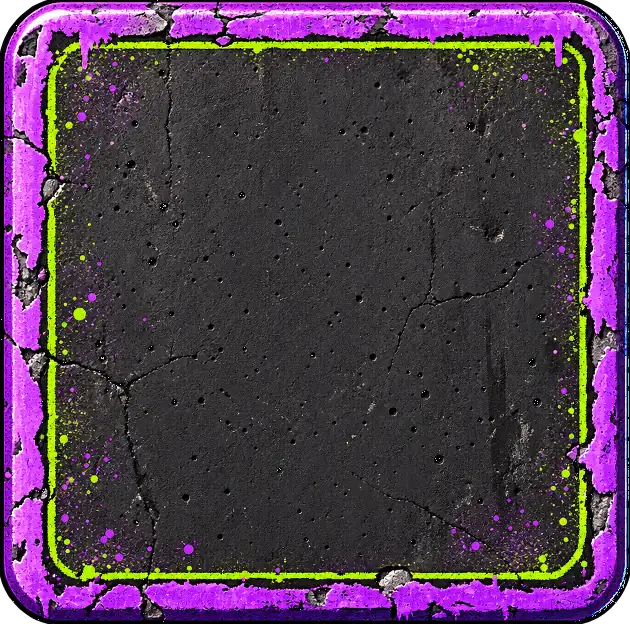
#> input picture frontend/assets/auto_box.webp, 630 x 624 px, given in place of auto_box.webp.png, which was not available
$ python make_rims.py ../../frontend/assets/auto_box.webp
#> lines starting #> are read from the running program, lines starting #| are printed output that depends on the picture; after the words box and inside, x2 and y2 are one past the last pixel; in counts of white or black regions, pixels touching at a corner belong together; pictures that were not available may be replaced by others from this repository, and a replacement may not be noted
"""Inputs for the live spray rims (frontend/sprayrim.js): for every piece of art with the sprayed
outline, the art without its outline, and the outline's shape as a distance field.

Since 2026-10-27 the pieces are redrawn charcoal plates (art/ui-src/<name>.png, laid exactly over
the art they replaced, which is kept as <name>_v1.png). The plate's shape still comes from the
_v1 art - the old grey plate inside its blue outline - so the fields, the bands and rims.json are
what they were; the cut art comes from the redraw's lossless source.

  python tools/sprayrim/make_rims.py [name ...]

For each name in RIMS:
  art/ui-src/<name>.png (the art at its own size: the mask and the field come from it) and
  frontend/assets/<name>.webp (the high-res pass of the same art) ->
    frontend/assets/rim/<name>.webp      the art with its blue outline cut away: the grey plate
                                         and whatever is painted on it (the live rim is drawn
                                         round the plate's edge instead)
    frontend/assets/rim/<name>_sdf.png   the plate's edge as a signed distance field, over the
                                         art padded by PAD on every side, at half size: grey 128
                                         is the edge, +1 per STEP source px outside, -1 inside
    frontend/assets/rim/rims.json        {name: {w, h, pad, step, scale, band}}: band is the old
                                         outline's width in source px, which the live rim keeps
  and, only with --plate, frontend/assets/plate_grey.webp, the bonus panel's plate edge to edge
  (the see-through backing behind the board's reels; from the charcoal redraw now, so it is left
  alone unless asked for)

The plate is the art's big grey area with everything it encloses (glyphs, specks, a hollow
middle like the volume tube's); the field is taken from that filled shape, the cut image keeps
the art's own transparency, so a hollow stays hollow.
"""
import json, os, sys
import numpy as np
import cv2
from PIL import Image

ROOT = os.path.dirname(os.path.dirname(os.path.dirname(os.path.abspath(__file__))))
SRC = os.path.join(ROOT, "art", "ui-src")
ASSETS = os.path.join(ROOT, "frontend", "assets")
OUT = os.path.join(ASSETS, "rim")
STEP = 2.0        # source px per field step: +-127 steps = +-254 source px
SCALE = .5        # the field is stored at half the source size (it is smooth; the GPU interpolates)

RIMS = ["bonus_panel", "feature_box", "info_panel", "auto_box", "win_box", "vol_frame", "hud_bar", "hud_menu",
        "hud_audio", "hud_rapid", "hud_rapid_on", "hud_auto", "hud_minus", "hud_plus", "hud_hex"]
# WebP quality of the cut art: the 2026-10-27 charcoal plates carry fine concrete grain that costs
# bytes at 88 and looks the same at these on the big plates (drawn at about half their pixels)
QUALITY = {"bonus_panel": 74, "info_panel": 72, "feature_box": 76, "auto_box": 76, "win_box": 78, "hud_bar": 82, "hud_hex": 82}


def plate_mask(a):
    rgb, al = a[..., :3], a[..., 3]
    sat = rgb.max(-1) - rgb.min(-1)
    lum = rgb @ np.array([.3, .59, .11], np.float32)
    grey = (al > .6) & (sat < .14) & (lum > .12)
    H, W = grey.shape
    k = max(3, int(round(min(W, H) * .02)) | 1)
    m = cv2.morphologyEx(grey.astype(np.uint8), cv2.MORPH_CLOSE, cv2.getStructuringElement(cv2.MORPH_ELLIPSE, (k, k)))
    n, lab, st, _ = cv2.connectedComponentsWithStats(m, 8)
    i = 1 + int(np.argmax(st[1:, cv2.CC_STAT_AREA]))
    m = (lab == i).astype(np.uint8)
    ff = np.pad(m, 1); mask = np.zeros((H + 4, W + 4), np.uint8)
    cv2.floodFill(ff, mask, (0, 0), 2)
    filled = ff[1:-1, 1:-1] != 2
    # a smooth edge: the grey's grain and the dither leave it ragged
    return cv2.GaussianBlur(filled.astype(np.float32), (0, 0), max(1.0, min(W, H) * .004)) > .5


def premul_resize(im, size):
    """Lanczos with premultiplied alpha, so no dark fringe comes in from the transparent pixels."""
    if im.size == tuple(size):
        return im
    a = np.asarray(im).astype(np.float32)
    al = a[..., 3:4] / 255
    p = np.concatenate([a[..., :3] * al, a[..., 3:4]], -1)
    p = np.stack([np.asarray(Image.fromarray(p[..., i], "F").resize(size, Image.LANCZOS)) for i in range(4)], -1)
    al = np.clip(p[..., 3:4], 0, 255) / 255
    rgb = np.where(al > 1e-3, p[..., :3] / np.maximum(al, 1e-3), 0)
    return Image.fromarray(np.concatenate([rgb, al * 255], -1).clip(0, 255).round().astype(np.uint8), "RGBA")


def mask_source(name):
    """The plate's shape comes from the art as it was drawn round the old grey plate: a redrawn piece
    (2026-10-27) keeps that art as <name>_v1.png and is laid exactly over it, so the field, the band
    and the cut stay what they were whatever the new paint is."""
    v1 = os.path.join(SRC, name + "_v1.png")
    return v1 if os.path.exists(v1) else os.path.join(SRC, name + ".png")


def make(name):
    a = np.asarray(Image.open(mask_source(name)).convert("RGBA")).astype(np.float32) / 255
    H, W = a.shape[:2]
    m = plate_mask(a)
    # the old outline's width: how far its paint reaches out from the plate
    vis = a[..., 3] > .5
    dist_out = cv2.distanceTransform((~m).astype(np.uint8), cv2.DIST_L2, 5)
    rim = vis & ~m & (dist_out < .12 * min(W, H))
    band = float(np.percentile(dist_out[rim], 85)) if rim.any() else .03 * min(W, H)
    # the field, over the art padded on every side
    pad = int(min(250 * STEP / 2, max(48, .28 * max(W, H))))
    mp = np.pad(m, pad)
    dout = cv2.distanceTransform((~mp).astype(np.uint8), cv2.DIST_L2, 5)
    din = cv2.distanceTransform(mp.astype(np.uint8), cv2.DIST_L2, 5)
    sd = np.where(mp, -(din - .5), dout - .5)
    v = np.clip(128 + sd / STEP, 0, 255)
    small = cv2.resize(v, (round(mp.shape[1] * SCALE), round(mp.shape[0] * SCALE)), interpolation=cv2.INTER_AREA)
    os.makedirs(OUT, exist_ok=True)
    Image.fromarray(small.round().astype(np.uint8), "L").save(os.path.join(OUT, name + "_sdf.png"), optimize=True)
    # the art without its outline, at the high-res pass's size, with a soft edge
    hi = Image.open(os.path.join(ASSETS, name + ".webp")).convert("RGBA")
    if mask_source(name).endswith("_v1.png"):   # a redraw: cut from its lossless source, not the shipped WebP
        hi = premul_resize(Image.open(os.path.join(SRC, name + ".png")).convert("RGBA"), hi.size)
    k = hi.width / W
    mh = cv2.resize(m.astype(np.float32), hi.size, interpolation=cv2.INTER_LINEAR)
    mh = np.clip((cv2.GaussianBlur(mh, (0, 0), .9 * k) - .5) * 2.5 + .5, 0, 1)
    px = np.asarray(hi).astype(np.float32)
    px[..., 3] *= mh
    px[px[..., 3] < 1, :3] = 0
    Image.fromarray(px.round().astype(np.uint8), "RGBA").save(os.path.join(OUT, name + ".webp"), "WEBP", quality=QUALITY.get(name, 88), alpha_quality=100, method=6)
    return {"w": W, "h": H, "pad": pad, "step": STEP, "scale": SCALE, "band": round(band, 2)}


def plate_texture():
    a = np.asarray(Image.open(mask_source("bonus_panel")).convert("RGBA")).astype(np.float32) / 255
    m = plate_mask(a)
    hi = Image.open(os.path.join(ASSETS, "bonus_panel.webp")).convert("RGBA")
    k = hi.width / a.shape[1]
    ys, xs = np.nonzero(cv2.erode(m.astype(np.uint8), np.ones((41, 41), np.uint8)))
    box = (int(xs.min() * k), int(ys.min() * k), int(xs.max() * k), int(ys.max() * k))
    hi.crop(box).convert("RGB").save(os.path.join(ASSETS, "plate_grey.webp"), "WEBP", quality=82, method=6)


def main(argv):
    # plate_grey.webp (the board's backing) is cut from whatever bonus_panel.webp is now - since the
    # 2026-10-27 redraw that is the charcoal plate, not the grey one - so it is only remade on request
    if "--plate" in argv:
        plate_texture()
    argv = [a for a in argv if not a.startswith("--")]
    names = argv or RIMS
    meta_path = os.path.join(OUT, "rims.json")
    meta = json.load(open(meta_path, encoding="utf-8")) if os.path.exists(meta_path) else {}
    for n in names:
        meta[n] = make(n)
#> in plate_mask, `grey = (al > .6) & (sat < .14) & (lum > .12)`:
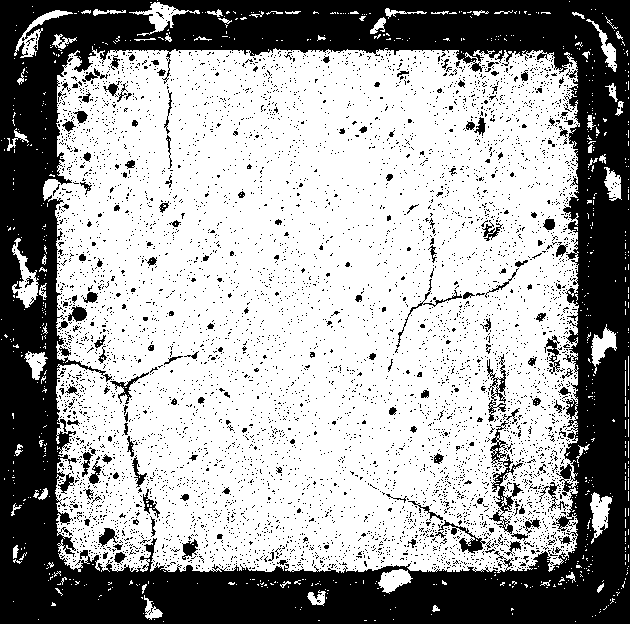
#> grey: shape (624, 630) bool; 64% white; 6193 black regions (6036 under 20 px), largest, box (x1, y1, x2, y2) and area: (0, 0, 630, 624) 119028, (489, 421, 523, 534) 936, (438, 520, 486, 554) 386
#> in plate_mask, `m = cv2.morphologyEx(grey.astype(np.uint8), cv2.MORPH_CLOSE, cv2.getSt..`: m: shape (624, 630); values 0 (black) and 1 (white), 75.5% white; 14 black regions, largest, box (x1, y1, x2, y2) and area: (0, 166, 630, 624) 53230, (165, 0, 630, 55) 19351, (0, 0, 152, 353) 18101
#> in plate_mask, `n, lab, st, _ = cv2.connectedComponentsWithStats(m, 8)`:
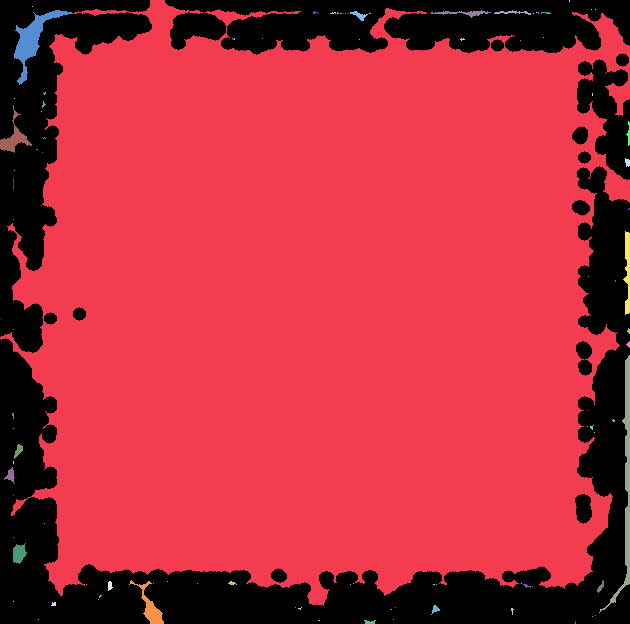
#> lab: shape (624, 630) int32; 97 distinct labels, from 0 to 96; one colour per label, 0 black
#> in plate_mask, `n, lab, st, _ = cv2.connectedComponentsWithStats(m, 8)`: n = 97; st = 97 rows, first 6: [0, 0, 630, 624, 96217], [0, 0, 630, 606, 292303], [569, 0, 1, 2, 2], [32, 6, 1, 1, 1], [591, 9, 1, 1, 1], [595, 9, 1, 1, 1]
#> in plate_mask, `i = 1 + int(np.argmax(st[1:, cv2.CC_STAT_AREA]))`: i = 1
#> in plate_mask, `m = (lab == i).astype(np.uint8)`: m: shape (624, 630); values 0 (black) and 1 (white), 74.4% white; 14 black regions, largest, box (x1, y1, x2, y2) and area: (0, 166, 630, 624) 55821, (165, 0, 630, 55) 19717, (0, 0, 152, 353) 19660
#> in plate_mask, `ff = np.pad(m, 1)`: ff: shape (626, 632); values 0 (black) and 1 (white), 73.9% white; 11 black regions, largest, box (x1, y1, x2, y2) and area: (0, 0, 632, 626) 101305, (577, 342, 593, 377) 399, (576, 495, 593, 525) 399
#> in plate_mask, `filled = ff[1:-1, 1:-1] != 2`: filled: shape (624, 630) bool; 74.9% white; 4 black regions, box (x1, y1, x2, y2) and area: (0, 166, 630, 624) 55821, (165, 0, 630, 55) 19717, (0, 0, 152, 353) 19660, (577, 59, 630, 180) 3595
#> in plate_mask, `return cv2.GaussianBlur(filled.astype(np.float32), (0, 0), max(1.0, mi..`: returned value: shape (624, 630) bool; 74.7% white; 3 black regions, box (x1, y1, x2, y2) and area: (0, 0, 630, 624) 75923, (166, 0, 630, 54) 20043, (577, 60, 630, 180) 3636
#> in make, `vis = a[..., 3] > .5`: vis: shape (624, 630) bool; 99.2% white; 4 black regions, box (x1, y1, x2, y2) and area: (585, 0, 630, 51) 799, (0, 0, 46, 50) 779, (584, 577, 630, 624) 725, (0, 578, 46, 624) 709
#> in make, `rim = vis & ~m & (dist_out < .12 * min(W, H))`:
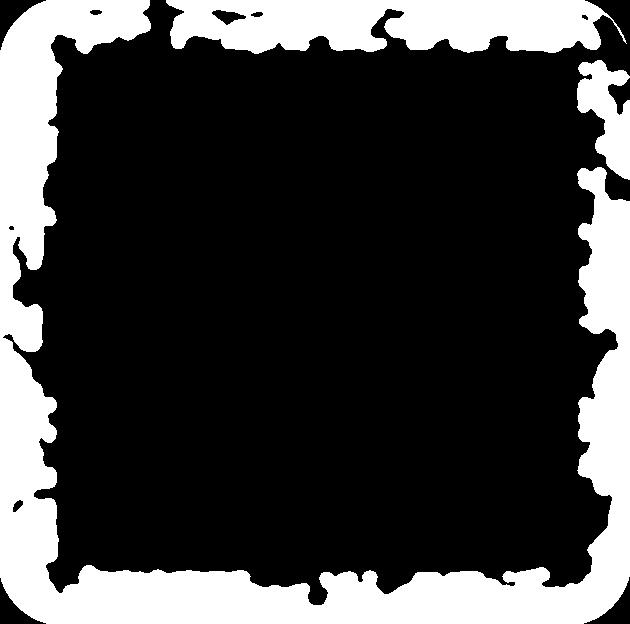
#> rim: shape (624, 630) bool; 24.6% white; 3 white regions, box (x1, y1, x2, y2) and area: (0, 0, 630, 624) 73710, (166, 0, 627, 54) 19253, (577, 60, 630, 180) 3636
#> in make, `band = float(np.percentile(dist_out[rim], 85)) if rim.any() else .03 *..`: band = 32.18
#> in make, `mp = np.pad(m, pad)`: mp: shape (976, 982) bool; 30.6% white; 8 white regions (1 under 20 px), largest, box (x1, y1, x2, y2) and area: (179, 176, 806, 781) 292632, (784, 254, 806, 291) 420, (388, 186, 422, 201) 264
#> in make, `din = cv2.distanceTransform(mp.astype(np.uint8), cv2.DIST_L2, 5)`:
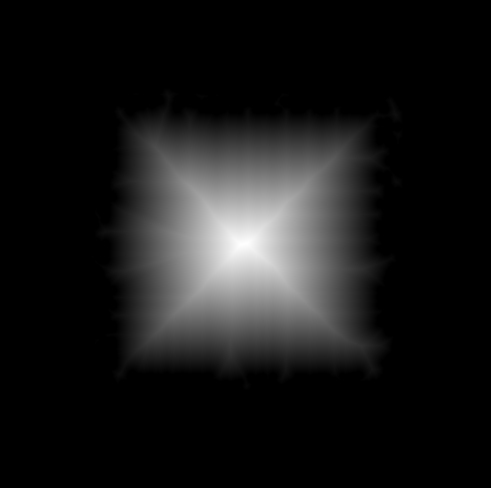
#> din: shape (976, 982) float32 (shown at 1/2 size); min 0, max 262.8, mean 25.7; drawn with min black and max white
#> in make, `small = cv2.resize(v, (round(mp.shape[1] * SCALE), round(mp.shape[0] *..`:
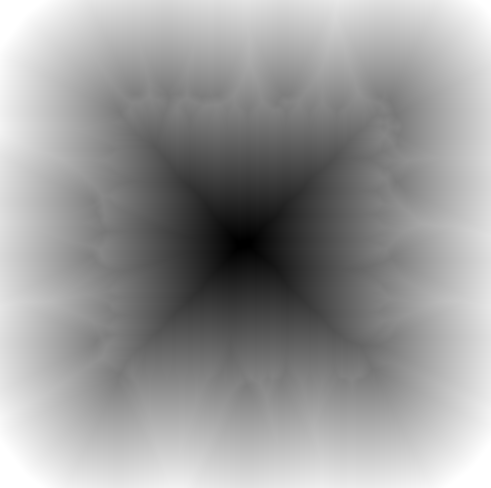
#> small: shape (488, 491) float32; min 0, max 255, mean 154.1
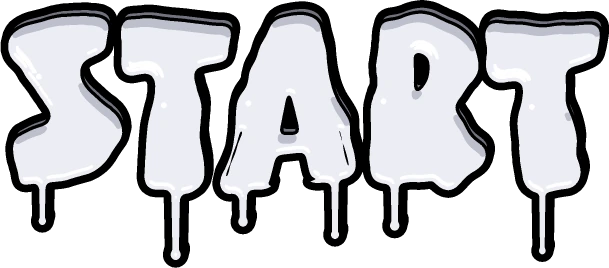
#> input picture frontend/assets/auto_start_text.webp, 609 x 268 px, given in place of auto_box.webp.webp, which was not available
#> in make, hi is the input picture: PIL image 609x268 RGBA; mean R, G, B, A 97, 97.5, 100.4, 156.1
#> in make, `px[px[..., 3] < 1, :3] = 0`:
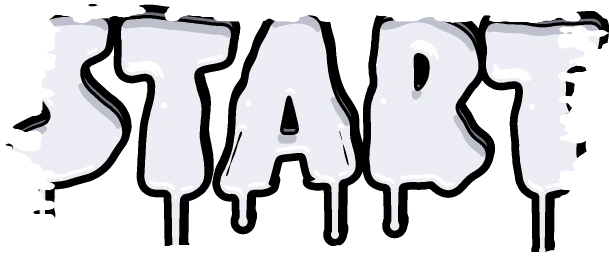
#> px: shape (268, 609, 4) float32; mean R, G, B, A 88.4, 88.9, 91.5, 133; transparent parts drawn white
        print(f"{n:14s} {meta[n]}")
#| ../../frontend/assets/auto_box.webp {'w': 630, 'h': 624, 'pad': 176, 'step': 2.0, 'scale': 0.5, 'band': 32.18}
    with open(meta_path, "w", encoding="utf-8", newline="\n") as fh:
        json.dump(meta, fh, indent=1)


if __name__ == "__main__":
    main(sys.argv[1:])
